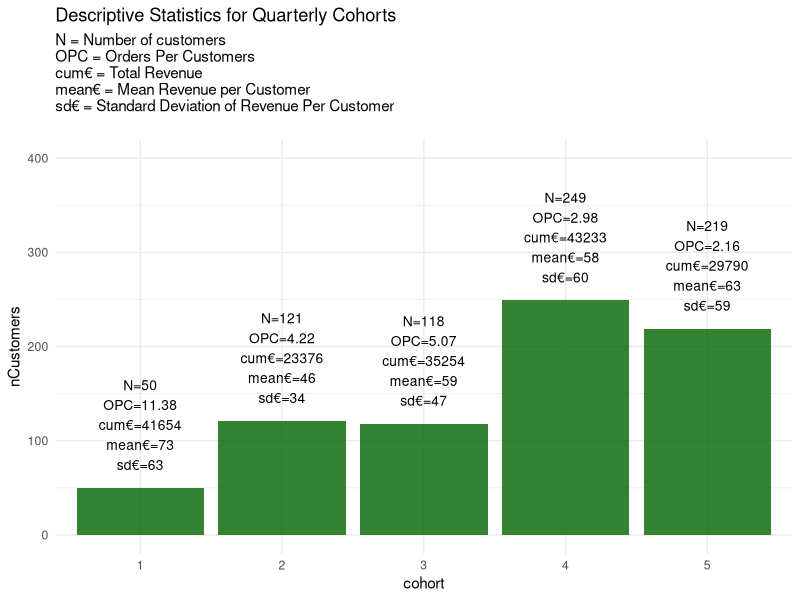
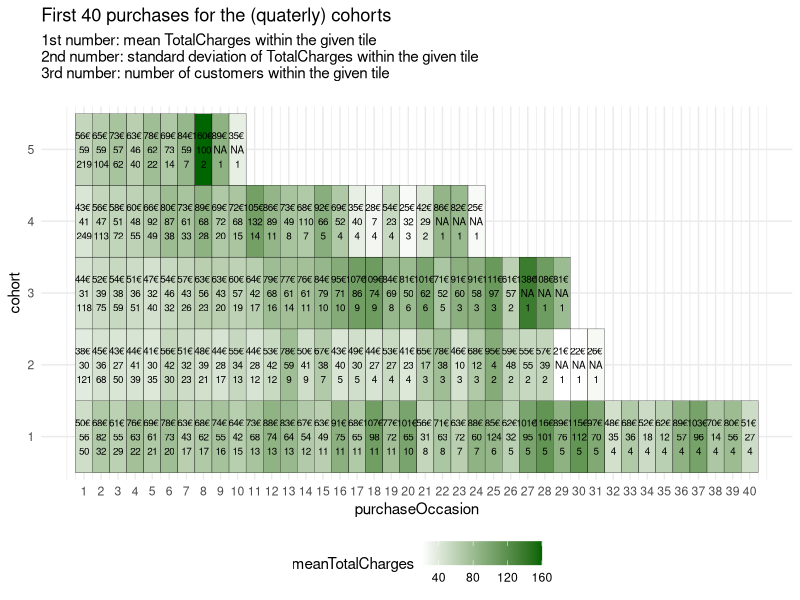
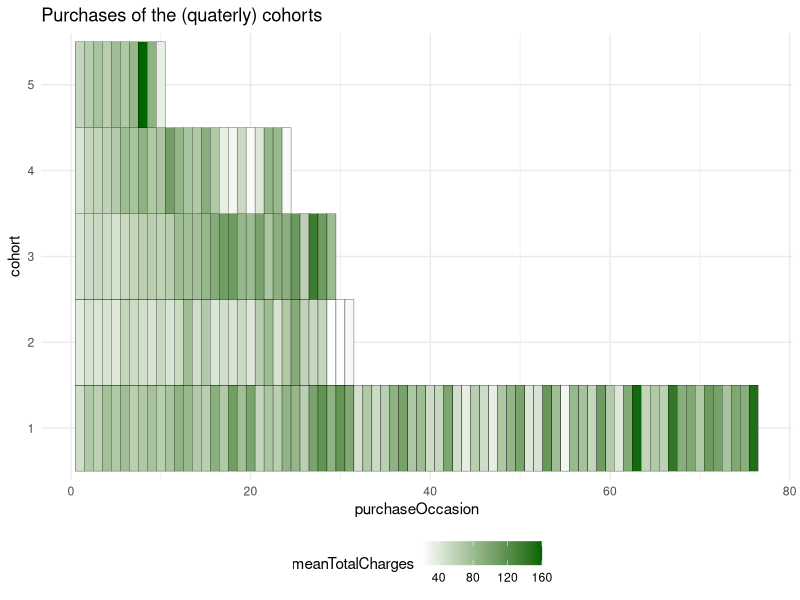
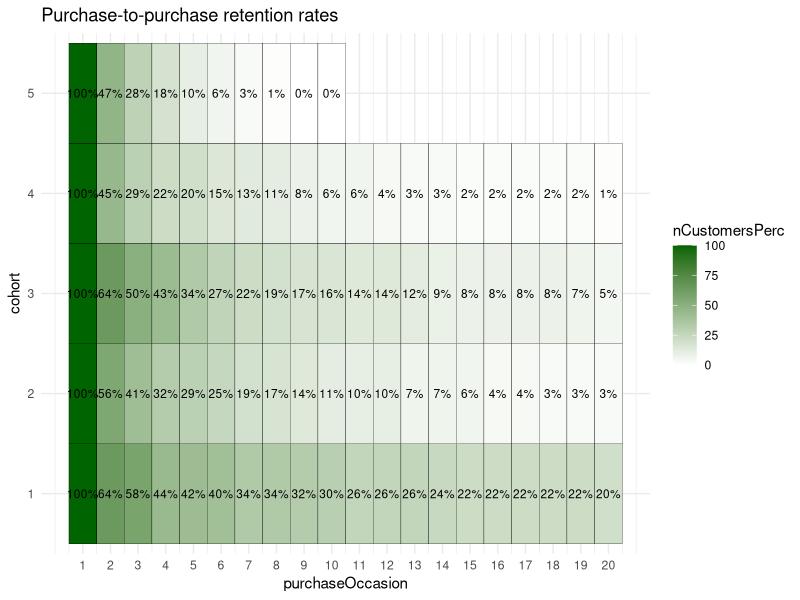
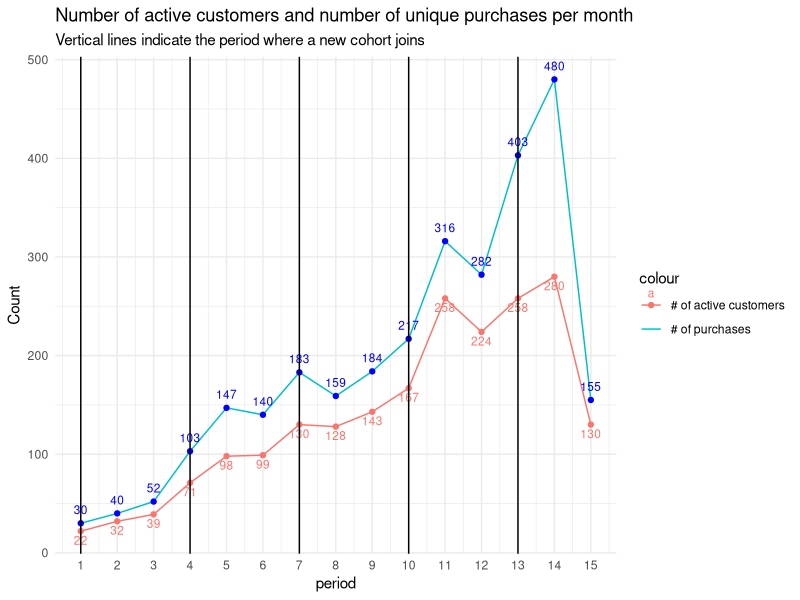
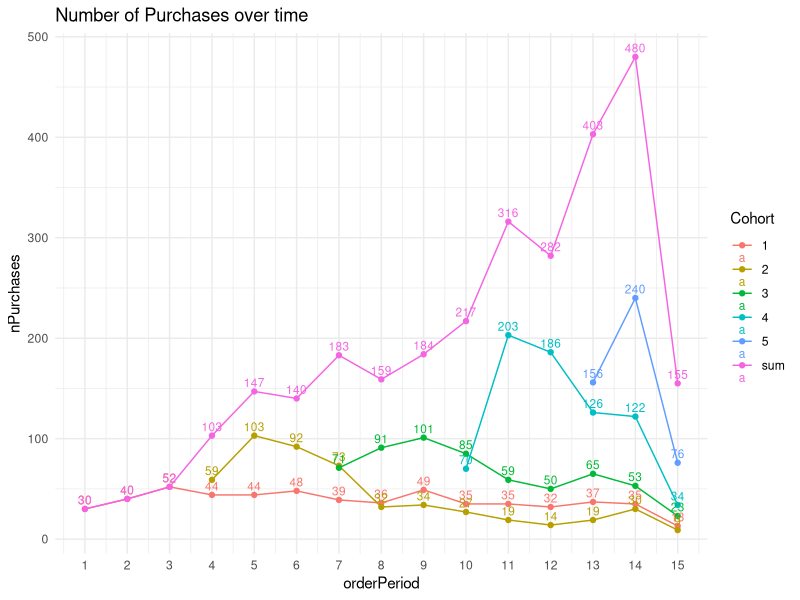
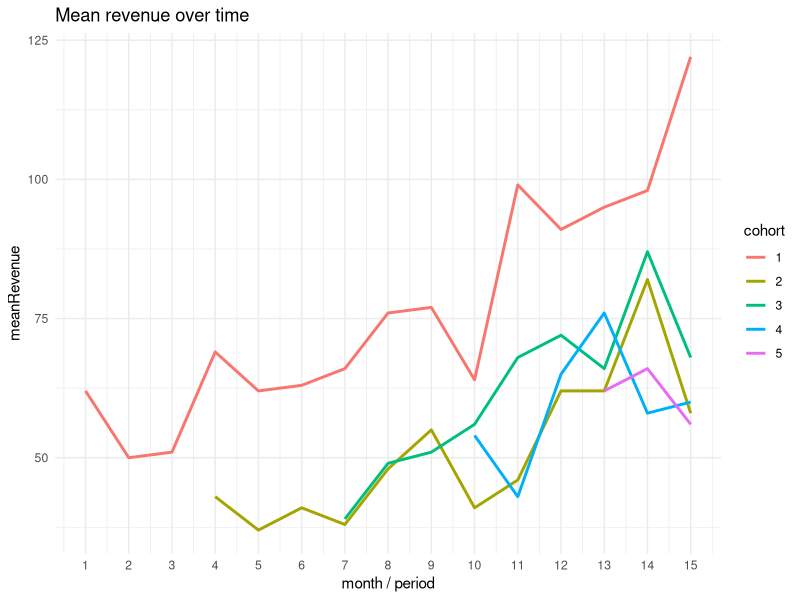
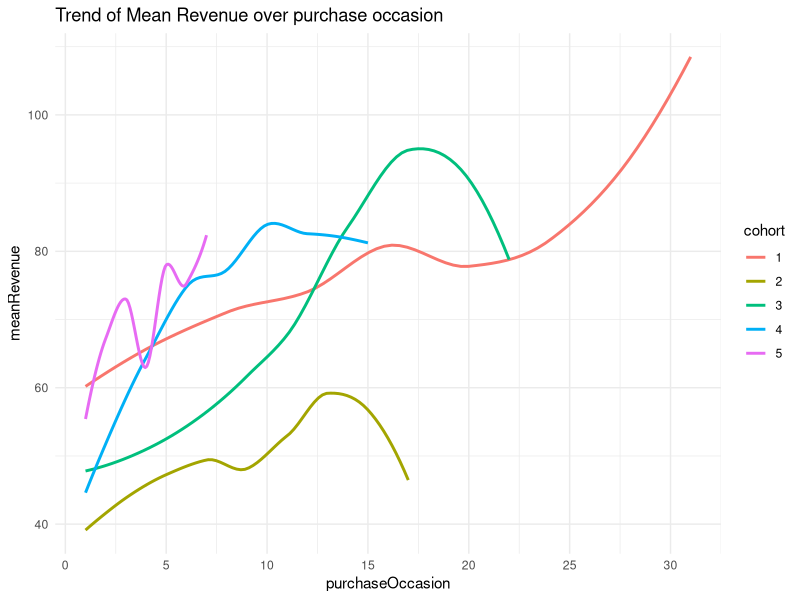

Reproduce these figures in R, in order.
## ---- chunk 1
knitr::opts_chunk$set(echo = TRUE)

library(data.table)
library(tidyverse)
library(readxl)
library(magrittr) # for %<>% operator 

# Load data
dtFull <- as.data.table(read_xlsx(path = "retailRelay.xlsx", sheet = 1))
dtPilot <- as.data.table(read_xlsx(path = "retailRelay.xlsx", sheet = 2))
dtRetentionFull <- as.data.table(read_xlsx(path = "retailRelay.xlsx", sheet = 3))
dtRetentionPilot <- as.data.table(read_xlsx(path = "retailRelay.xlsx", sheet = 4))
## ---- chunk 2
# Function that cleans "dirty" column names
CleanColnames <- function(data){
  oldColnames <- names(data)
  
  # Remove whitespaces anywhere in column names
  cleanColnames <- sapply(oldColnames, function(colname){
    return(str_replace_all(colname, " ", ""))
  })
  
  # Each colname should start with a small letter
  cleanColnames <- sapply(cleanColnames, function(colname){
    firstLetter <- str_to_lower(str_sub(colname, 1, 1))
    restOfString <- str_sub(colname, 2, -1)
    return(paste0(firstLetter, restOfString))
  })
  
  setnames(data, old = oldColnames, new = cleanColnames)
}

CleanColnames(dtFull)
CleanColnames(dtPilot)
CleanColnames(dtRetentionFull)
CleanColnames(dtRetentionPilot)

# print example
names(dtRetentionPilot)
## ---- chunk 3
# Function that creates year, month, day columns from a single date column
CreateYearMonthDayColumns <- function(data, dateColumn, prefix){
  data[, tempColnameYear := lubridate::year(orderDate)]
  data[, tempColnameMonth := lubridate::month(orderDate)]
  data[, tempColnameDay := lubridate::day(orderDate)]
  
  newColnames <- sapply(c("Year", "Month", "Day"), function(x){
    return(paste0(prefix, x))
  })
  
  setnames(
    data,
    old = c("tempColnameYear", "tempColnameMonth", "tempColnameDay"),
    new = newColnames
  )
}

CreateYearMonthDayColumns(dtFull, dateColumn = "orderDate", prefix = "order")
CreateYearMonthDayColumns(dtPilot, dateColumn = "orderDate", prefix = "order")
## ---- chunk 4
dtFull[, purchaseOccasion := frank(orderId), by = .(userId)]
dtPilot[, purchaseOccasion := frank(orderId), by = .(userId)]
## ---- chunk 5
# Create a (monthly) orderPeriod column t = 1, ..., 15
CreatePeriodColumn <- function(data){
  data[, orderPeriod := rep(0, nrow(data))]
  data[orderYear == 2009, orderPeriod := orderMonth]
  data[orderYear == 2010, orderPeriod := orderMonth + 12]
  
  data[, orderQuarter := ifelse(
    orderPeriod %in% c(1:3), 1,
    ifelse(
      orderPeriod %in% c(4:6), 2,
      ifelse(
        orderPeriod %in% c(7:9), 3,
        ifelse(
          orderPeriod %in% 10:12, 4, 5
        )
      )
    )
  )]
}

CreatePeriodColumn(dtFull)
CreatePeriodColumn(dtPilot)
## ---- chunk 6
# Assigning customers to cohorts 1,...,15 (15 months => 15 cohorts)
CreateCohorts <- function(data){
  data[, cohortMonthly := min(orderPeriod), by = .(userId)]
  data[, cohortQuarterly := min(orderQuarter), by = .(userId)]
}

CreateCohorts(dtFull)
CreateCohorts(dtPilot)
## ---- chunk 7
dtFullCohortQuarterly <- dtFull %>% 
  mutate(cohort = as.character(cohortQuarterly)) %>% 
  group_by(cohort) %>% 
  summarise(
    nCustomers = n_distinct(userId),
    nOrders = n_distinct(orderId),
    nOrdersPerCustomer = round(nOrders / nCustomers, 2),
    cumulativeTotalCharges = round(sum(totalCharges),0),
    meanTotalCharges = round(mean(totalCharges),0),
    stdDevTotalCharges = round(sd(totalCharges),0)
  )

dtFullByCohortQuarterlyAndPurchase <- dtFull %>% 
  mutate(cohort = as.character(cohortQuarterly)) %>% 
  group_by(cohort, purchaseOccasion) %>% 
  summarise(
    nCustomers = n_distinct(userId),
    nOrders = n_distinct(orderId),
    nOrdersPerCustomer = round(nOrders / nCustomers, 2),
    cumulativeTotalCharges = round(sum(totalCharges), 0),
    meanTotalCharges = round(mean(totalCharges), 0),
    stdDevTotalCharges = round(sd(totalCharges), 0)
  )
## ---- chunk 8
subtitle = "N = Number of customers
OPC = Orders Per Customers
cum€ = Total Revenue
mean€ = Mean Revenue per Customer
sd€ = Standard Deviation of Revenue Per Customer
"

ggplot(dtFullCohortQuarterly, aes(x = cohort, y = nCustomers)) +
  geom_col(alpha=0.8,  fill = "darkgreen") +
  geom_text(aes(label = paste0(
    "N=", nCustomers, "\n",
    "OPC=", nOrdersPerCustomer, "\n",
    "cum€=", round(cumulativeTotalCharges, 0), "\n",
    "mean€=", round(meanTotalCharges, 0), "\n",
    "sd€=", round(stdDevTotalCharges,0))
  ), vjust = -0.2, size = 3.5) +
  ylim(c(0, 400)) +
  theme_minimal() +
  ggtitle("Descriptive Statistics for Quarterly Cohorts", subtitle)
## ---- chunk 9
# Average order-volume ($) by purchase occasion and cohort
subtitle = "1st number: mean TotalCharges within the given tile
2nd number: standard deviation of TotalCharges within the given tile
3rd number: number of customers within the given tile
"

ggplot(dtFullByCohortQuarterlyAndPurchase %>% filter(purchaseOccasion %in% 1:40),
       aes(x = purchaseOccasion, y = cohort, fill = meanTotalCharges)) +
  geom_tile(color = "black") +
  geom_text(aes(label = paste0(meanTotalCharges, "€ \n", stdDevTotalCharges, "\n", nCustomers)), size = 2.5) +
  scale_fill_gradient(low = "white", high = "darkgreen") +
  ggtitle("First 40 purchases for the (quaterly) cohorts", subtitle) +
  theme_minimal() + 
  scale_x_continuous(breaks=1:40) +
  theme(legend.position = "bottom", legend.box = "horizontal")
## ---- chunk 10
ggplot(dtFullByCohortQuarterlyAndPurchase,
       aes(x = purchaseOccasion, y = cohort, fill = meanTotalCharges)) +
  geom_tile(color = "black") +
  scale_fill_gradient(low = "white", high = "darkgreen") +
  ggtitle("Purchases of the (quaterly) cohorts") +
  theme_minimal() + 
  theme(legend.position = "bottom", legend.box = "horizontal")
## ---- chunk 11
dtPurchaseOverTime <- dtFull %>%
  mutate(cohort = as.character(cohortQuarterly)) %>%
  group_by(cohort, purchaseOccasion) %>%
  summarise(
    nCustomers = n_distinct(userId)
  )

# Normalize to 100%
nCustomers <- dtFull %>%
  mutate(cohort = as.character(cohortQuarterly)) %>% 
  group_by(cohort) %>% 
  summarise(totalNCustomers = n_distinct(userId))

# Join
dtPurchaseOverTime <- dtPurchaseOverTime %>% 
  left_join(nCustomers) %>%
  arrange(purchaseOccasion) %>% 
  ungroup() %>% 
  mutate(cohort = as.factor(as.numeric(cohort))) %>% 
  setDT()

dtPurchaseOverTime[, nCustomersPerc := nCustomers / totalNCustomers]
dtPurchaseOverTime[, nCustomersPerc := round(nCustomersPerc * 100, 0)]

ggplot(dtPurchaseOverTime %>% filter(purchaseOccasion %in% 1:20), aes(x = purchaseOccasion, y = cohort, fill = nCustomersPerc)) +
  geom_tile(color="black") +
  scale_fill_gradient(low = "white", high = "darkgreen") +
  geom_text(aes(label = paste0(nCustomersPerc, "%")), size = 3) +
  ggtitle("Purchase-to-purchase retention rates") +
  scale_x_continuous(breaks = 1:20) +
  theme_minimal()
## ---- chunk 12
# Cumulative number of customers by month
dtFull[, firstPurchaseMonth := cohortMonthly, by = .(userId)]
dtFull[, lastPurchaseMonth := max(orderPeriod), by = .(userId)]

dtNCustomers <- rbindlist(lapply(1:15, function(period){
  # Compute the number of active users for the given period
  dtTemp <- dtFull[firstPurchaseMonth <= period & lastPurchaseMonth >= period, c("userId")]
  nActiveCustomers <- nrow(unique(dtTemp))
  
  # Compute the number of purchases for the given period
  dtTemp <- dtFull[orderPeriod == period, c("orderId")]
  nPurchases <- length(unique(dtTemp$orderId))
  
  return(data.table(
    period = period,
    nActiveCustomers = nActiveCustomers,
    nPurchases = nPurchases
  ))
}))
## ---- chunk 13
ggplot(dtNCustomers, aes(x = period, y = nActiveCustomers, color = "# of active customers")) +
  geom_line() +
  geom_point() +
  geom_text(aes(label = nActiveCustomers), vjust=1.5, size = 3) +
  geom_line(aes(x = period, y = nPurchases, color = "# of purchases")) +
  geom_point(aes(x = period, y = nPurchases), color = "blue") +
  geom_text(aes(y = nPurchases, label = nPurchases), color = "blue", vjust=-1, size = 3) +
  theme_minimal() +
  scale_x_continuous(breaks = 1:15) +
  ylab("Count") +
  geom_vline(xintercept = c(1, 4, 7, 10, 13)) +
  ggtitle(
    "Number of active customers and number of unique purchases per month",
    subtitle = "Vertical lines indicate the period where a new cohort joins")
## ---- chunk 14
dtPurchases <- dtFull %>% 
  mutate(cohort = as.character(cohortQuarterly)) %>% 
  group_by(orderPeriod, cohort) %>% 
  summarise(nPurchases = n()) %>% 
  setDT()

sumPurchases <- dtFull %>% 
  group_by(orderPeriod) %>% 
  summarise(nPurchases = n()) %>% 
  setDT()

sumPurchases[, cohort := "sum"]

dtPurchases <- rbind(dtPurchases, sumPurchases)
## ---- chunk 15
ggplot(dtPurchases, aes(x = orderPeriod, y = nPurchases, color = cohort)) +
  geom_line() +
  geom_point() +
  geom_text(aes(label = nPurchases), vjust = -0.5, size = 3) +
  scale_x_continuous(breaks = 1:15) +
  theme_minimal() +
  ggtitle(
    "Number of Purchases over time"
  ) +
  labs(color = "Cohort")
## ---- chunk 16
dtRev <- dtFull %>% 
  mutate(cohort = as.character(cohortQuarterly)) %>% 
  group_by(cohort, orderPeriod) %>% 
  summarise(
    meanRevenue = round(mean(totalCharges), 0),
    nCustomers = n_distinct(userId) 
  )

ggplot(dtRev, aes(x = orderPeriod, y = meanRevenue, color = cohort)) +
  geom_line(size = 1) +
  scale_x_continuous(breaks = 1:15) +
  theme_minimal() +
  ggtitle("Mean revenue over time") +
  xlab("month / period")
## ---- chunk 17
dtRev <- dtFull %>% 
  mutate(cohort = as.character(cohortQuarterly)) %>% 
  group_by(cohort, purchaseOccasion) %>% 
  summarise(
    meanRevenue = round(mean(totalCharges), 0),
    nCustomers = n_distinct(userId) 
  ) %>% 
  filter(nCustomers >= 5)

ggplot(dtRev, aes(x = purchaseOccasion, y = meanRevenue, fill = cohort, color = cohort)) +
  stat_smooth(se = FALSE) +
  scale_x_continuous(breaks = seq(0, 70, 5)) +
  theme_minimal() +
  ggtitle("Trend of Mean Revenue over purchase occasion")
## ---- chunk 18
dtARPU <- dtFull %>% 
  mutate(cohort = as.character(cohortQuarterly)) %>% 
  group_by(userId, cohort) %>%
  summarise(
    meanRevenue = round(mean(totalCharges), 0),
    sumRevenue = sum(totalCharges)
  )

ggplot(dtARPU, aes(x = cohort, y = meanRevenue, fill = cohort)) +
  geom_boxplot() +
  ggtitle("Average Revenue Per User") +
  theme_minimal()
